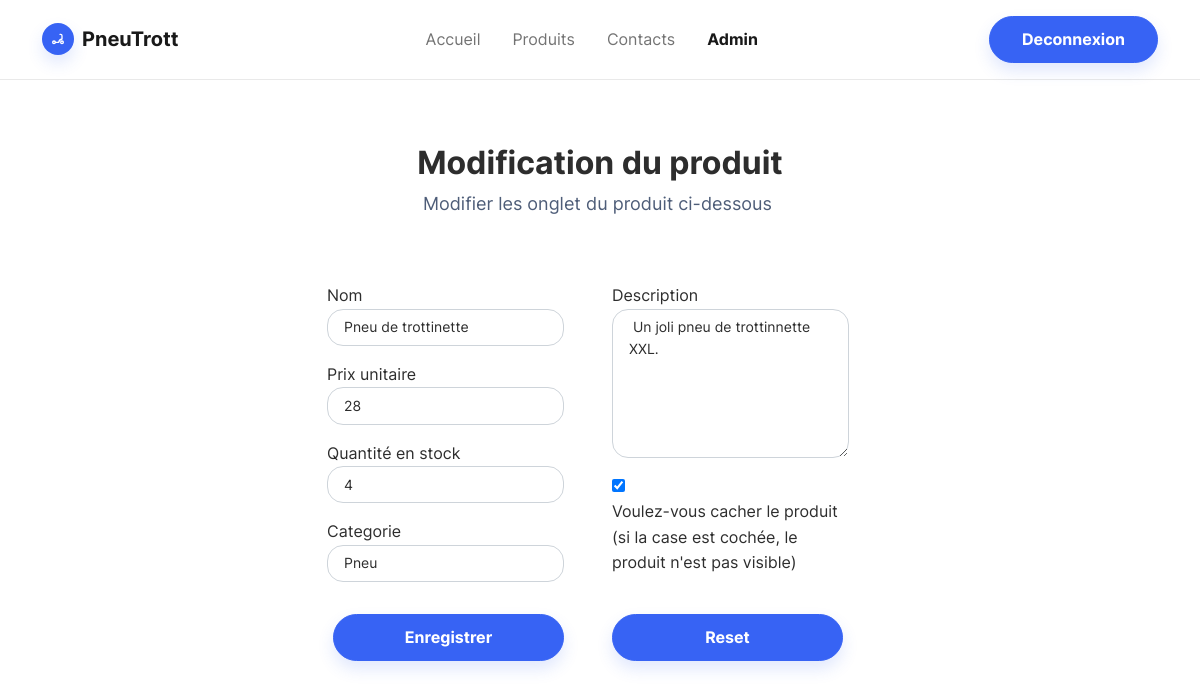
Screenshot of /modificationDetailsProduits.php?idProduit=3 (signed in) with the database file from the repository.
### tables this page shows
CREATE TABLE IF NOT EXISTS `produit` (
  `PRO_ID` int(11) NOT NULL AUTO_INCREMENT,
  `CAT_ID` int(11) NOT NULL,
  `PRO_NOM` varchar(50) NOT NULL,
  `PRO_DESC` varchar(50) NOT NULL,
  `PRO_PRIXUNITAIRE` float NOT NULL,
  `PRO_IMAGE` varchar(500) NOT NULL,
  `PRO_QTESTOCK` int(4) NOT NULL,
  `PRO_VISIBLE` int(11) DEFAULT NULL,
  PRIMARY KEY (`PRO_ID`),
  KEY `CAT_ID` (`CAT_ID`)
);

### modificationDetailsProduits.php (the view, shortened to what this page needs)
<?php
require_once('./php/fonction.php');
$bdd = getConnexion();
$sqlQuery = 'SELECT * FROM produit WHERE PRO_ID = :idProduit';
$req = $bdd->prepare($sqlQuery);
$req->execute([
    'idProduit' => $_GET['idProduit'],
]);
$produits = $req->fetchAll();
$produit = $produits[0];
$sqlQuery2 = "SELECT CAT_ID, CAT_NOM FROM categorie";
$req = $bdd->prepare($sqlQuery2);
$req->execute();
$cats = $req->fetchAll();
try {
    if(!isset($_SESSION['user'])){
        header('Location:index.php');
        die();
    }
    else{
        $reponseUser= $bdd->prepare('SELECT * FROM personne WHERE PER_ID = ?');
        $reponseUser->execute(array($_SESSION['user']));
        $data = $reponseUser->fetch();
        $connexion = "Deconnexion";
        $lienConnexion = "deconnexion.php";
    }
}catch (PDOException $e) {
    echo "Erreur !: " . $e->getMessage() . "<br />";
    die();
}
?>
    <!DOCTYPE html>
    <html lang="en">
<head>
    <link rel="stylesheet" href="assets/bootstrap/css/bootstrap.min.css">
    <link rel="stylesheet" href="assets/css/Inter.css">
    <link rel="stylesheet" href="assets/css/untitled.css">
</head>
<body style="/*background: url("design.jpg");*/background-position: 0 -60px;">
<form action="" method="post">
    <nav class="navbar navbar-light navbar-expand-md sticky-top navbar-shrink py-3" id="mainNav">
        <div class="container"><a class="navbar-brand d-flex align-items-center" href="/"><span
                        class="bs-icon-sm bs-icon-circle bs-icon-primary shadow d-flex justify-content-center align-items-center me-2 bs-icon"></span><span>PneuTrott</span></a>
            <div class="collapse navbar-collapse" id="navcol-1">
                <ul class="navbar-nav mx-auto">
                    <li class="nav-item"><a class="nav-link" href="index.php">Accueil</a></li>
                    <li class="nav-item"><a class="nav-link" href="produits.php">Produits</a></li>
                    <li class="nav-item"><a class="nav-link" href="contacts.php">Contacts</a></li>
                    <?php
                    if(!isset($_SESSION['user'])){
                        ?>
                        <li class="nav-item"><a class="nav-link " href="inscription.php">Inscription</a></li>
                    <?php }
                    elseif($data['PER_TYPE'] = 0){?>
                        <li class="nav-item"><a class="nav-link active" href="monProfil.php">Mon profil</a></li>
                        <?php
                    }
                    else{
                        ?>
                        <li class="nav-item"><a class="nav-link active" href="admin.php">Admin</a></li>
                        <?php
                    }
                    ?>
                </ul><a class="btn btn-primary shadow" role="button" href=<?= $lienConnexion; ?>><?= $connexion; ?></a>
            </div>
        </div>
    </nav>
    <section class="py-5">
        <div class="container py-5">
            <div class="row mb-5">
                <div class="col-md-8 col-xl-6 text-center mx-auto">
                    <h2 class="fw-bold">Modification du produit</h2>
                    <p class="text-muted w-lg-50">Modifier les onglet du produit ci-dessous&nbsp;</p>
                </div>
            </div>
            <div class="row justify-content-center">
                <div class="col-sm-4 col-md-3 text-center text-lg-start d-flex flex-column item"
                     style="padding-right: 36px;">
                    <label class ="ref-name">Nom</label>
                    <div class="mb-3"><input class="form-control form-control-sm" type="text" name="nom" id="nom"
                                             value="<?= htmlspecialchars($produit['PRO_NOM']) ?>"></div>
                    <ul class="list-unstyled">
                        <label class ="ref-name">Prix unitaire</label>
                        <div class="mb-3"><input class="form-control form-control-sm" type="float" name="prixUnitaire"
                                                 id="prixUnitaire"
                                                 value="<?= htmlspecialchars($produit['PRO_PRIXUNITAIRE']) ?>"></div>
                        <ul class="list-unstyled">
                            <label class ="ref-name">Quantité en stock</label>
                            <div class="mb-3"><input class="form-control form-control-sm" type="number" min="0" name="qtestock"
                                                     id="qtestock"
                                                     value="<?= htmlspecialchars($produit['PRO_QTESTOCK']) ?>" ></div>
                            <ul class="list-unstyled">
                                <div class="mb-3">
                                <label class ="ref-name">Categorie</label>
                                    <select class="form-control form-control-sm" type="text" name="categorie"
                                            id="categorie" placeholder="Categorie">
                                        <?php
                                        foreach ($cats as $cat) { ?>
                                            <option value="<?php echo($cat['CAT_ID']); ?>" <?php if ($cat['CAT_ID'] == $produit['CAT_ID']) {
                                                echo("Selected");
                                            } ?> ><?php echo($cat['CAT_NOM']); ?></option>
                                            <?php
                                        }
                                        ?>
                                    </select>
                                </div>
                </div>
                <div class="col-sm-4 col-md-3 text-center text-lg-start d-flex flex-column item"
                     style="padding-right: 36px;">
                     <label class ="ref-name">Description</label>
                    <div class="mb-3"><textarea class="form-control form-control-sm" id="message-1"
                                                name="descriptionProduit" rows="6"
                                                id="descriptionProduit"> <?= htmlspecialchars($produit['PRO_DESC']) ?></textarea>
                    </div>
                    <ul class="list-unstyled">
                        <li>
                            <?php
                            if ($produit['PRO_VISIBLE'] != 1) {
                                echo "<input type=\"checkbox\" id=\"visible\" name=\"visible\" checked>";
                            } else {
                                echo "<input type=\"checkbox\" id=\"visible\" name=\"visible\">";
                            }
                            ?>
                            <label for="visible"> Voulez-vous cacher le produit </label> <br>
                            <h8>(si la case est cochée, le produit n'est pas visible)</h8>
                            <br>
                        </li>
                </div>
                <div class="row justify-content-center">
                    <div class="col-sm-4 col-md-3 text-center text-lg-start d-flex flex-column item"
                         style="padding-right: 36px;">
                        <input class="btn btn-primary shadow" type="submit" name="ajout" value="Enregistrer">
                    </div>
                    <div class="col-sm-4 col-md-3 text-center text-lg-start d-flex flex-column item"
                         style="padding-right: 36px;">
                        <input class="btn btn-primary shadow" type="reset">
                    </div>
                </div>
</form>
</body>

### assets/css/untitled.css (style rules this page uses)
p { color: #3763f4; font-size: 18px; }

### rows the page displays
produit: nom "Pneu de trottinette", prixUnitaire "28", qtestock "4", descriptionProduit "Un joli pneu de trottinnette XXL."

### other values shown
$connexion "Deconnexion"
form field categorie "Pneu"
